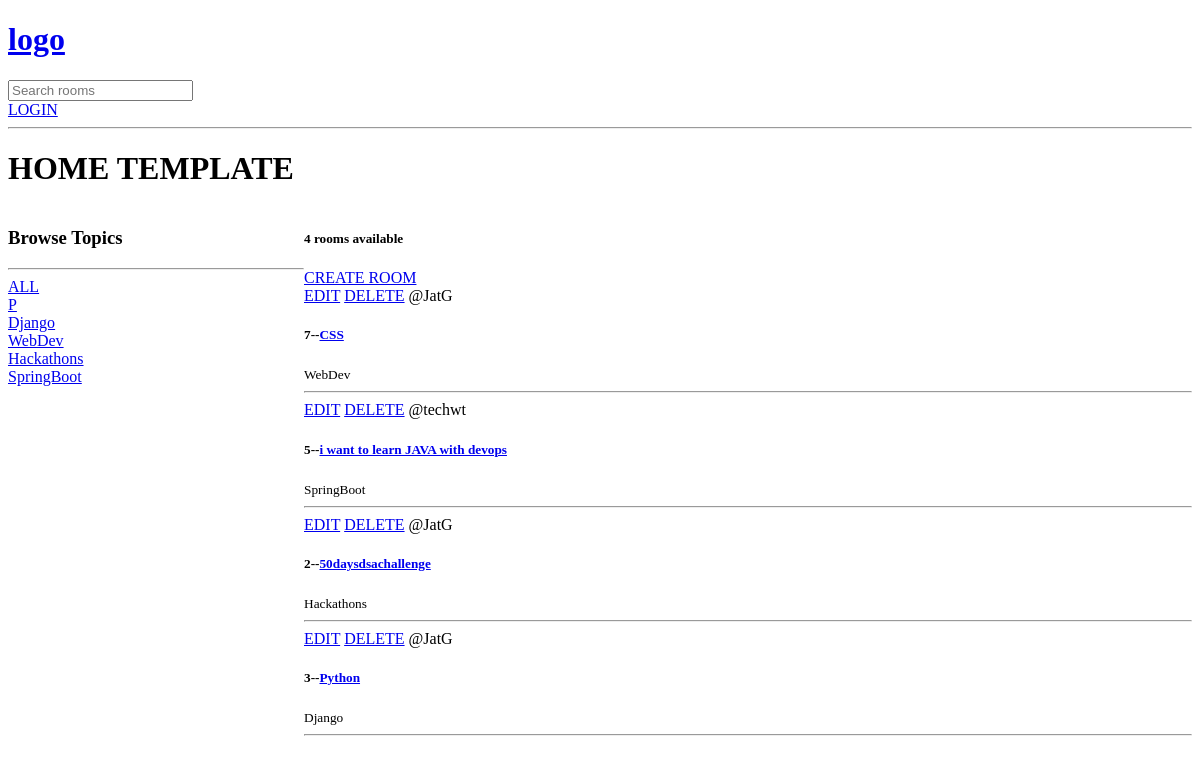
Before: / with the older database file.
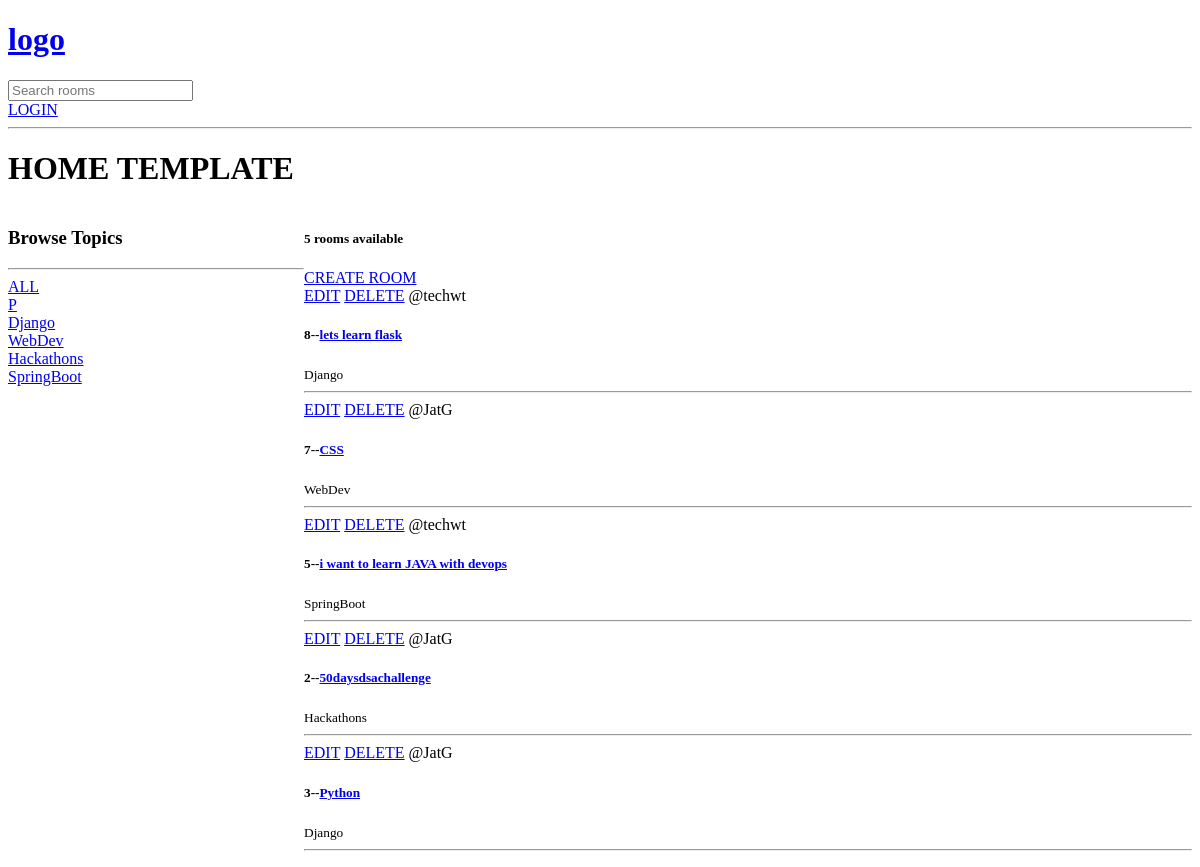
After: the same page with the newer database file.
### base/models.py (models this page shows, shortened)
class Topic(models.Model):
    name = models.CharField(max_length=200)

class Room(models.Model):
    host =  models.ForeignKey(User, on_delete=models.SET_NULL, null=True)
    topic = models.ForeignKey(Topic, on_delete=models.SET_NULL, null=True)
    name = models.CharField(max_length=200)
    description = models.TextField(null=True, blank=True)  #2nd blan = True is for save mehtod, frist was for database null=True wla
    updated = models.DateTimeField(auto_now=True)
    created = models.DateTimeField(auto_now_add=True, editable=False)   #inital time stamp hi store rhegi
    class Meta:
        ordering = ['-updated', '-created']  # newest room will be last

### base/views.py (the view)
# urls.py: path('', views.home, name="home"),
def home(request):
    q = request.GET.get('q') if request.GET.get('q')!=None else ''
    rooms = Room.objects.filter(
        Q(topic__name__contains=q) |
        Q(name__icontains=q) |
        Q(description__icontains=q))  #this will make it responsive to every search
    topics = Topic.objects.all()
    room_count = rooms.count()  #works faster thsn len in python
    context = {'rooms':rooms, 'topics': topics, 'room_count':room_count}  # isko link kiya home.html se sidebar case
    return render(request, 'base/home.html', context)  #2nd rooms means what value we pass

### base/templates/base/home.html (shortened to what this page needs)
{% extends 'main.html' %}
    {% block content %}
    <h1>HOME TEMPLATE</h1>
<div class="home-container">
    <div>
        <h3>Browse Topics</h3>
        <hr>
        <div>
            <a href="{% url 'home' %}">ALL</a>
        </div>
        {% for topic in topics %}
            <div>
            <a href="{% url 'home' %}?q={{topic.name}}">{{topic.name}}</a>
            </div>
        {% endfor %}
    </div>
    <div>
        <h5>{{room_count}} rooms available</h5>
        <a href="{% url 'create-room' %}">CREATE ROOM</a>
        <div>
            {% for room in rooms %}
            <div>
                <a href="{% url 'update-room' room.id  %}">EDIT</a>
                <a href="{% url 'delete-room' room.id  %}">DELETE</a>
                <span>@{{room.host.username}}</span>
                <h5>{{room.id}}--<a href="{% url 'room' room.id %}">{{room.name}}</h5></a>
                <small>{{room.topic.name}}</small>
                <hr>
            </div>
            {% endfor %}
        </div>
    </div>
</div>
{% endblock content %}

Changed rows visible on the page:
added Room: host.username "techwt", id "8", name "lets learn flask", topic.name "Django"
Other visible differences:
{{ room_count }}: "4" → "5"
